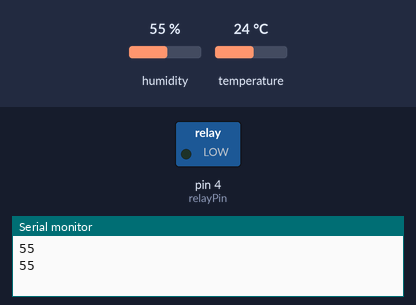
Recording of a sketch running on a simulated Arduino Uno, built with avr-gcc and run on an emulated ATmega328P. On the bench: switched loads named in the sketch (green lamp = pin HIGH), the last lines printed to the serial monitor. The test bench sets the inputs (shaded band); at power-on: humidity 55 %, temperature 24 °C.

Above: at 2.8 s.
2.9 s: humidity set to 88 %
5.6 s: humidity set to 91 %
At 6.9 s:
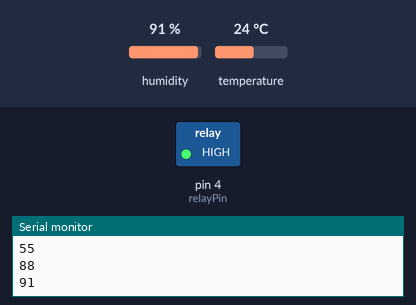
8.3 s: humidity set to 82 %
13.3 s: humidity set to 79 %
At 17.6 s:
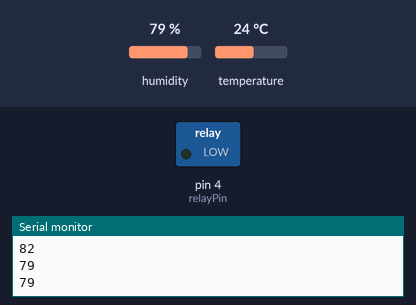
Timing chart, 0 to 18.7 s (numbered marks = the images above; inputs shaded):
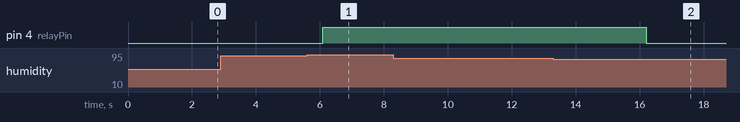

The sketch:

MistingSystem.ino
```cpp
#include <DHT.h>
#define Type DHT11
#define sensePin 2
DHT HT(sensePin, Type);
#define relayPin 4
int humidityVal;

bool isActive = true;
void setup() {
  pinMode(relayPin, OUTPUT);
  Serial.begin(9600);
  HT.begin();
}

void loop() {
  humidityVal = HT.readHumidity();
  Serial.println(humidityVal);

  if (humidityVal >= 90) {
    digitalWrite(relayPin, HIGH); // Turn off, reached MAX
    isActive = false;
  } else if (isActive) {
    digitalWrite(relayPin, LOW); // Turn on till MAX
  } else if (humidityVal <= 80) {
    digitalWrite(relayPin, HIGH); // Turn on when MIN
    isActive = true; // Reset isActive to true when humidity drops below 80
  }
  delay(2000);
}
```

Measured:
- the behaviour switches between 89 and 90 % on humidity (found by bisection; images 0 and 1)
- the behaviour switches between 81 and 80 % on humidity (found by bisection; images 1 and 2)
- after the input at 5.6 s, pin 4 (relayPin): LOW → HIGH after 0.49 s
- after the input at 13.3 s, pin 4 (relayPin): HIGH → LOW after 2.9 s
